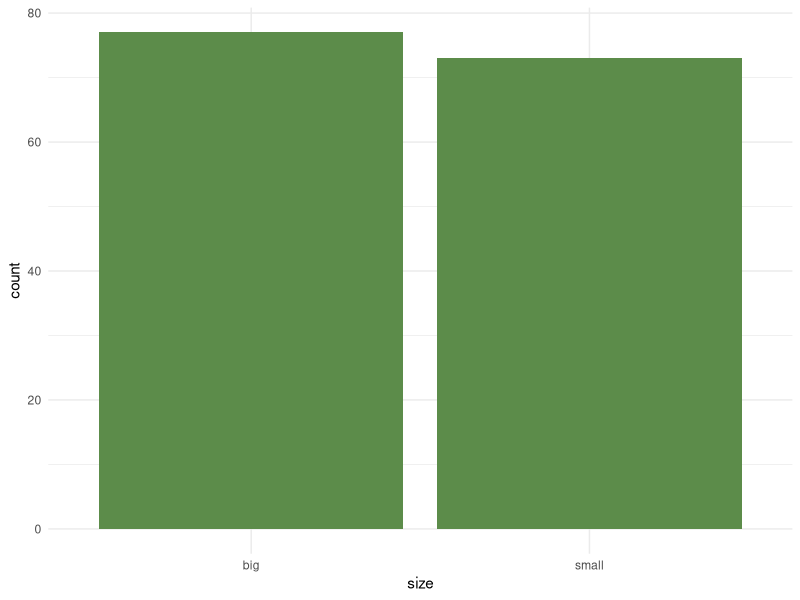
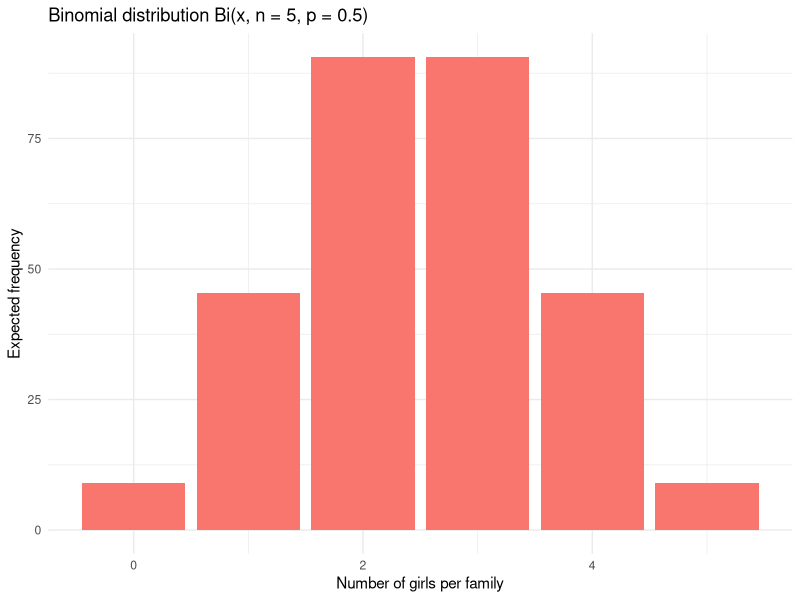

Reproduce these figures in R, in order.
################## VARIOUS CHI-SQUARE TESTS/ PROPORTION TESTS / ODDS RATIO, RISK RATIO, RISK DIFFERENCES

# https://stats.stackexchange.com/questions/2391/what-is-the-relationship-between-a-chi-squared-test-and-test-of-equal-proportion
# prop.test is a  z-test; lets you test 
#    whether proportions are comparable between groups
#    whether a proportion differs from theoretical probabilities
# a chi-square test for equality of two proportions is EXACTLY the same thing as a z-test
# since the chi-square distribution with one degree of freedom is the normal deviate but squared.

# a one-sample proportion test assesses if a population proportion is significantly different
# from a hypothesized value (P0) - the hypothesis of inequality

# http://www.sthda.com/english/wiki/one-proportion-z-test-in-r
# R functions binom.test() and prop.test() can be used to perform the one-proportion test:
# binom.test is recommended when the sample size is small - the "exact binomial test"
# prop.test() can be used when sample size is larger than 30 as it is a normal approximation to the
# binomial

#By default, prop.test() uses the Yates Continuity correction.  Setting Yates to FALSE
#makes the test equivalent to the uncorrected z-test of a proportion

###################### One-sample proportion test "BY HAND" example #1 ###############################

#LEAD levels in blood changes incidence of colic in children.

#https://sphweb.bumc.bu.edu/otlt/mph-modules/bs/sas/sas6-categoricaldata/SAS6-CategoricalData2.html

#total number of children in study: 124
#total number of children with colic: 23
#general public estimate to be used: 7% of children have colic

#NULL hypothesis: proportion of colic among children 
#                 living near lead smelters is 0.07
#ALTERNATIVE hypothesis: proportion of colic among children
#                        living near lead smelters is not 0.07

number.observations = 124
number.colic = 23
p.hat = round(number.colic/number.observations, 2)
p.population = 0.07

#want a 95% confidence interval, so alpha = 0.05, so z cutoff is +/- 1.96
z.score.cuttoff.95 = 1.96

p.hat

#calculate the test statistic assuming a standard normal distribution


z.score = (p.hat - p.population)/
          sqrt((p.population * (1-p.population))/number.observations)

z.score

#z.score is well above 1.96 so we REJECT the NULL;
#the prevalence of colic is significantly different from 0.07.

#compute the confidence intervals for the statistic:

lower.bound.CI = p.hat - z.score.cuttoff.95 * sqrt((p.hat*(1-p.hat))/number.observations)
upper.bound.CI = p.hat + z.score.cuttoff.95 * sqrt((p.hat*(1-p.hat))/number.observations)


lower.bound.CI
upper.bound.CI


########################## END OF BY-HAND EXAMPLE 1 ##############################


###################### One-sample proportion test "BY HAND" example #2 ###############################

# coin toss example
# a coin is tossed 100 times and comes up heads 67 times
# is the coin fair?
# NULL hypothesis: proportion of heads is 50%
# ALTERNATIVE hypothesis: proportion of heads if NOT 50%

number.observations = 100
number.heads = 67
p.hat = round(number.heads/number.observations, 2)
p.population = 0.50

#want a 95% confidence interval, so alpha = 0.05, so z cutoff is +/- 1.96
z.score.cuttoff.95 = 1.96

p.hat

#calculate the test statistic assuming a standard normal distribution

z.score = (p.hat - p.population)/
  sqrt((p.population * (1-p.population))/number.observations)

z.score

z.score*pnorm(-abs(z.score))

#z.score is well above 1.96 so we REJECT the NULL;
#the coin is not fair - number of heads is significantly different from 0.5.

#compute the confidence interval upper/lower for the statistic:

lower.bound.CI = p.hat - z.score.cuttoff.95 * sqrt((p.hat*(1-p.hat))/number.observations)
upper.bound.CI = p.hat + z.score.cuttoff.95 * sqrt((p.hat*(1-p.hat))/number.observations)


lower.bound.CI
upper.bound.CI


# http://www.sthda.com/english/wiki/one-proportion-z-test-in-r



##################### one-proportion test using r functions #########
# https://statsandr.com/blog/one-proportion-and-goodness-of-fit-test-in-r-and-by-hand/#fnref4

##############################################################################
############## ONE PROPORTION TEST, FLOWER SIZE example, R FUNCTIONS ###############

dat <- iris

dat$size <- ifelse(dat$Sepal.Length < median(dat$Sepal.Length),
                   "small", "big")

head(dat, n=5)



library (ggplot2)

#look at frequencies, proportions in the data set:

ggplot(dat) + 
  aes(x=size) +
  geom_bar(fill="#5c8c4a") +
  theme_minimal()

#counts
table(dat$size)
nrow(dat)

#proportions of the total sample, rounded to 2 decimal places
round(prop.table(table(dat$size)), 2)

##################### One-Proportion test  setup #########################
# treat one of the big/small categories as "success"
# H0: proportions of big and small flowers are equal (so both would be .5 = 50%)
# H1: proportions of big and small flowers are NOT equal


#The ONE PROPORTION FUNCTION/METHOD in R is:

#nrow(dat[dat$size == "big",])
length(dat$size[dat$size == "big"])

test <- prop.test(
          x = length(dat$size[dat$size == "big"]), # 77, number of successes/big flowers
          n = nrow(dat), # 150, total number of "trials"
          p = 0.5,  # the proportions are both 50%
          conf.level = 0.95
)

test

# this test DOES NOT reject the null with a p value of 0.8065
# so the proportions are the same


##################################################################################
####### Fair coin example from above done with R function

number.observations = 100
number.heads = 67
p.hat = round(number.heads/number.observations, 2)
p.population = 0.50

test <- prop.test(
  x = number.heads,
  n = number.observations,
  p = 0.50,  # the proportions are both 50%
  conf.level = 0.95
)

test

##############################
# https://stats.stackexchange.com/questions/2391/what-is-the-relationship-between-a-chi-squared-test-and-test-of-equal-proportion
# SHOWING that the chi-square test with one degree of freedom
# and the two-sample equality of proportions ARE THE SAME:

tab <- matrix(c(100, 80, 20, 10), ncol = 2)

tab

chisq.test(tab)

prop.test(tab)



##################################################
# http://www.sthda.com/english/wiki/one-proportion-z-test-in-r

#we have a population of mice containing half male and have female (p = 0.5 = 50%). 
#Some of these mice (n = 160) have developed a spontaneous cancer, 
#including 95 male and 65 female.

#Two-tailed
#NULL Hypothesis: the proportion of males with cancer to females with cancer is equal
#ALTERNATIVE Hypothesis: the propotion of males with cancer differs from the proportion of femals with cancer

number.observations = 160
number.cancer = 95
p.hat = round(number.cancer/number.observations, 2)
p.population = 0.50

test <- prop.test(
  x = number.cancer,
  n = number.observations,
  p = 0.50,  # the proportions are both 50%
  conf.level = 0.95,
  correct = FALSE   #no YATES cc
)

test

test$p.value
test$statistic
test$estimate
test$conf.int

btest <- binom.test(
  x = number.cancer,
  n = number.observations,
  p = 0.50,  # the proportions are both 50%
  conf.level = 0.95,
)

btest

#we REJECT the null; the proportions of males and females with cancer are NOT equal



##################################### CHI-SQUARE GOODNESS OF FIT TEST ################
#The chi-square goodness of fit test is used to compare the observed distribution 
#to an expected distribution, in a situation where we have two or 
#more categories/levels in a discrete data. In other words, it compares multiple 
#observed proportions to expected probabilities. 

################ EXAMPLE 1 using R functions

#Collecting wild tulips, find 81 are red, 50 are yellow, and 27 are white
#Could ask: Are the colors equally distributed?  1/3 of each color?
#could ask: What we were expecting is below, so is there a significant
#difference between observed color proportions and the expected proportions?
#     red:yellow:white to be 3:2:1, so 1/2 should be red
#     1/3 should be yellow, 1/6 should be white

#NULL hypothesis: there is no significant difference between observed and expected
#ALTERNATIVE hypothesis: there is a significant diff between observed and expected

# Test #1: are the colors equally common?
tulips.distribution <- c(81, 50, 27)
test <- chisq.test(tulips.distribution, p=c(1/3, 1/3, 1/3))
test
test$p.value

# conclusion: p-value is below 0.05.
#the observed proportions are significantly different from the
# expected proportions

# check that the expected values are all ABOVE FIVE
test$expected
test$parameter  #get degrees of freedom

#Test #2: are the proportions 3:2:1?
tulips.observed <- c(81, 50, 27)    #(red, yellow, white)
tulips.expectproportions <- c(3/6, 2/6, 1/6) #red:yellow:white

test <- chisq.test(tulips.observed, p=tulips.expectproportions)
test

#The observed proportions  are NOT significantly different from the expected
#proportions.
test$p.value
# check that the expected values are all ABOVE FIVE
test$expected


# https://statsandr.com/blog/one-proportion-and-goodness-of-fit-test-in-r-and-by-hand/#fnref4
# goodness of fit with a particular known distribution

#100 families with 5 children
#Question: Is the number of girls in the families following a binomial distribution?

library(dplyr)

#make a dataframe from scratch:

dat <- data.frame(
  "Girls" = c(0:5), 
  "Observed.Frequency" = c(8, 60, 65, 85, 64, 8)
)

#mutate data frame new column of relative frequency of the observations
dat <- dat %>% 
  mutate(observed_relative_freq = Observed.Frequency/sum(dat$Observed.Frequency))

dat

# Add expected frequencies based on binomial distribution;
# assume a probability of 0.5 for one baby being a girl
# dbinom(quantilesVector, size=numberOfTrials, prob=probability.success.each.trial)

dbinom(0:5, 5, 0.5)


dat <- dat %>% 
  mutate(expected_relative_freq = dbinom(0:5, 5, 0.5))


dat <- dat %>% 
  mutate(Expected.Frequency = expected_relative_freq*sum(dat$Observed.Frequency))

dat

library(ggplot2)

plot1 <- ggplot(dat, aes(x = Girls, y = Expected.Frequency)) +
  geom_bar(stat = "identity", fill = "#F8766D") +
  xlab("Number of girls per family") +
  ylab("Expected frequency") +
  labs(title = "Binomial distribution Bi(x, n = 5, p = 0.5)") +
  theme_minimal()

plot1


test <- chisq.test(dat$Observed.Frequency, p=dat$expected_relative_freq)

test$expected

test$residuals
